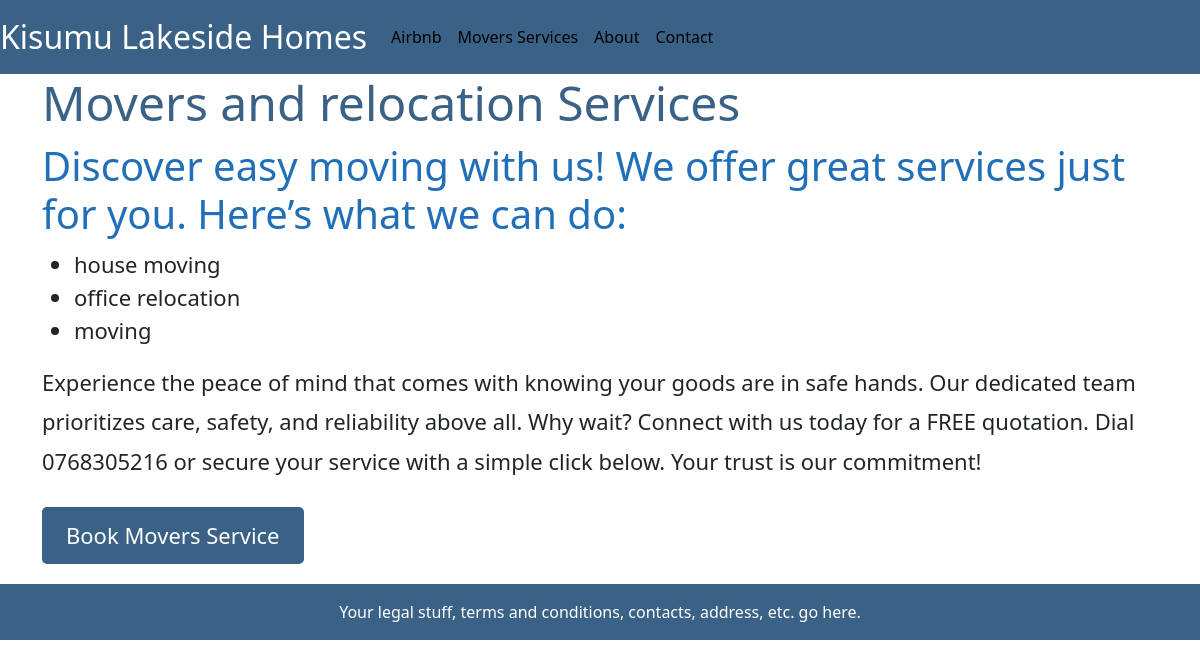
/movers_service/, run on an earlier commit of the app's database.
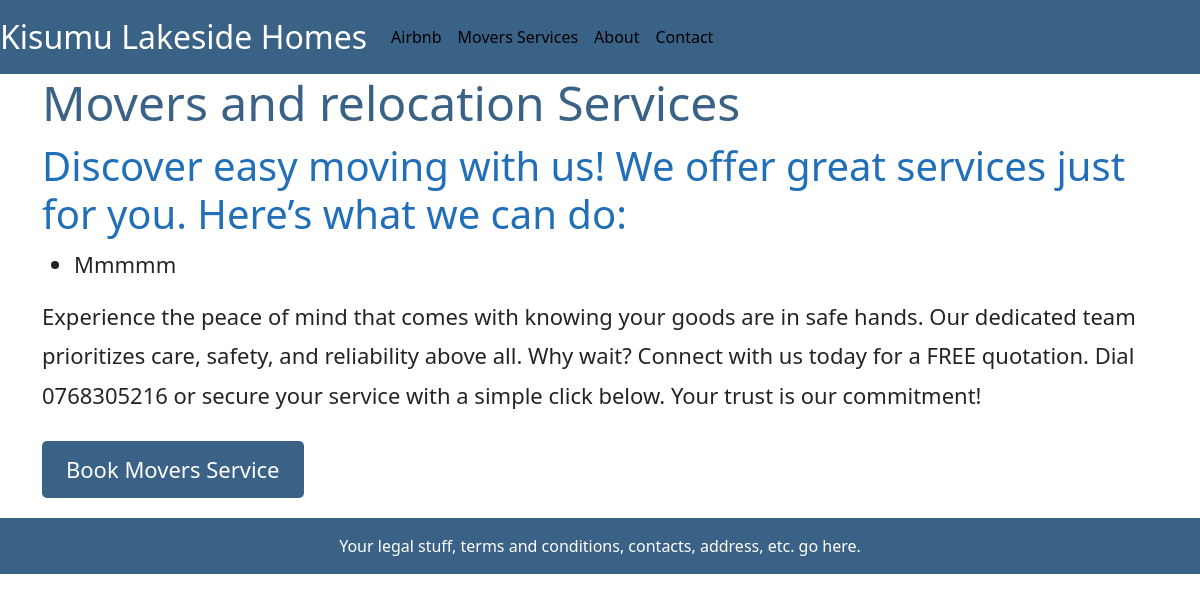
And on a later commit of the database.
### movers/models.py (models this page shows, shortened)
class Service(models.Model):
    name = models.CharField(max_length=50)
    available_areas = models.TextField(default='kisumu')

### movers/views.py (the view)
# urls.py: path('movers_service/', ServiceListView.as_view(), name= 'movers_service'),
class ServiceListView(ListView):
    model = Service
    template_name = 'movers_service.html'
    context_object_name = 'all_services_list'

### templates/movers_service.html
{% extends 'base.html' %}
{% load static %}
{% block content %}
<div style="margin-bottom: 20px;">
  <h1 style="font-size: 3em; margin-bottom: 10px; color: #3a6186;">Movers and relocation Services</h1>
  <h2 style="font-size: 2.5em; margin-bottom: 10px; color: #216fb8;">Discover easy moving with us! We offer great services just for you.
    Here’s what we can do:</h2>
    <ul>
        {% for service in all_services_list %}
          <li style="font-size: 22px;">{{ service.name }}</li>
        {% endfor %}
    </ul>
    <p style="line-height: 1.8; font-size: 22px;">Experience the peace of mind that comes with knowing your goods are in safe hands.
       Our dedicated team prioritizes care, safety, and reliability above all.
      Why wait? Connect with us today for a FREE quotation.
       Dial 0768305216 or secure your service with a simple click below. Your trust is our commitment!</p>
    <p><a style="display: inline-block; background-color: #3a6186; color: white; padding: 12px 24px; margin-top: 10px; border-radius:
    5px; text-decoration: none; transition: background-color 0.3s ease; font-size: 22px;" href="{% url 'movers_customer_form' %}">Book Movers Service</a></p>
</div>
{% endblock content %}

What changed in the data, as far as the page shows it:
removed Service: name "house moving"
removed Service: name "office relocation"
removed Service: name "moving"
added Service: name "Mmmmm"
